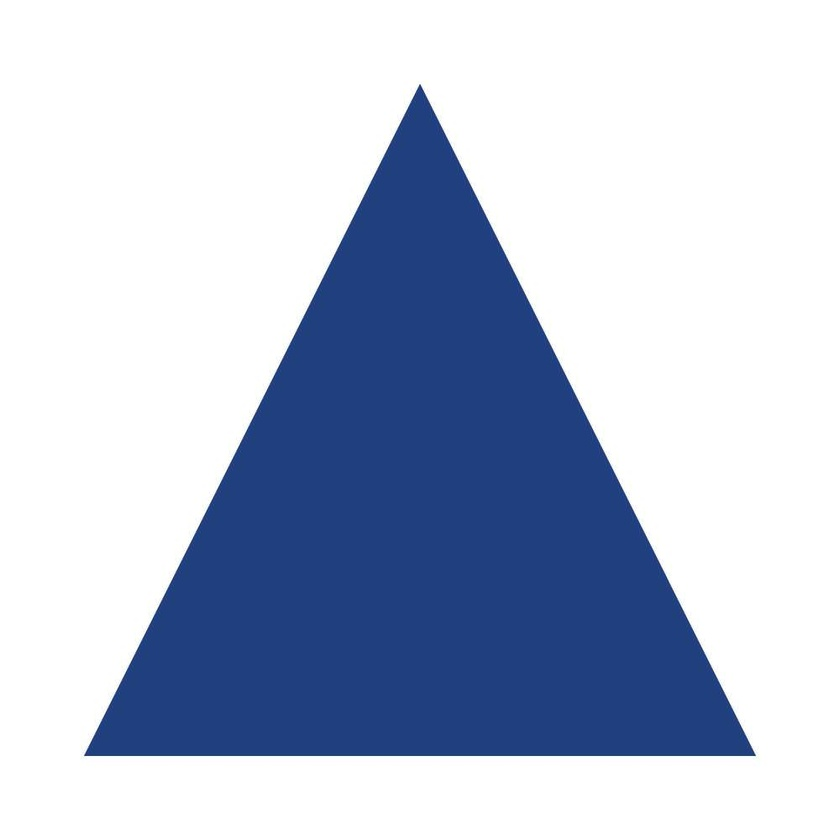
#> input picture İslemler/ucgenResmi.jpg, 840 x 840 px, shrunk from 1000 x 1000 before the run
$ python 11.py
#> lines starting #> are read from the running program, lines starting #| are printed output that depends on the picture; after the words box and inside, x2 and y2 are one past the last pixel; in counts of white or black regions, pixels touching at a corner belong together
import cv2
# cismin merkezini bulma
img = cv2.imread("ucgenResmi.jpg")
#> img is the input picture: shape (840, 840, 3); mean B, G, R 213.8, 193.5, 183.5
gri = cv2.cvtColor(img, cv2.COLOR_BGR2GRAY)
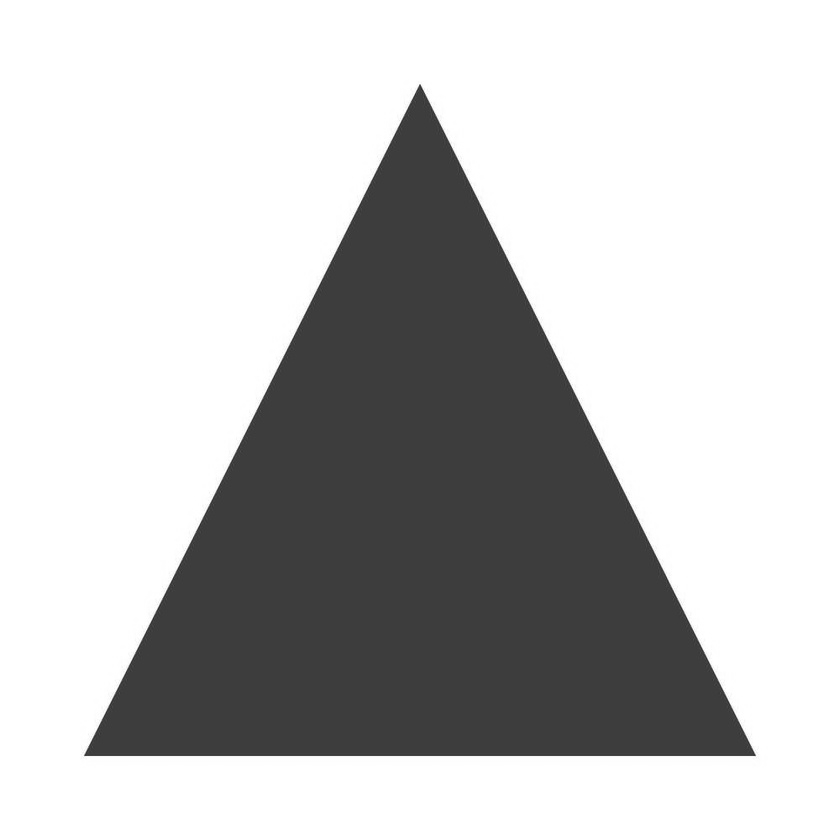
#> gri: shape (840, 840); min 39, max 255, mean 192.8

ai, thresh = cv2.threshold(gri, 100, 200, cv2.THRESH_BINARY)
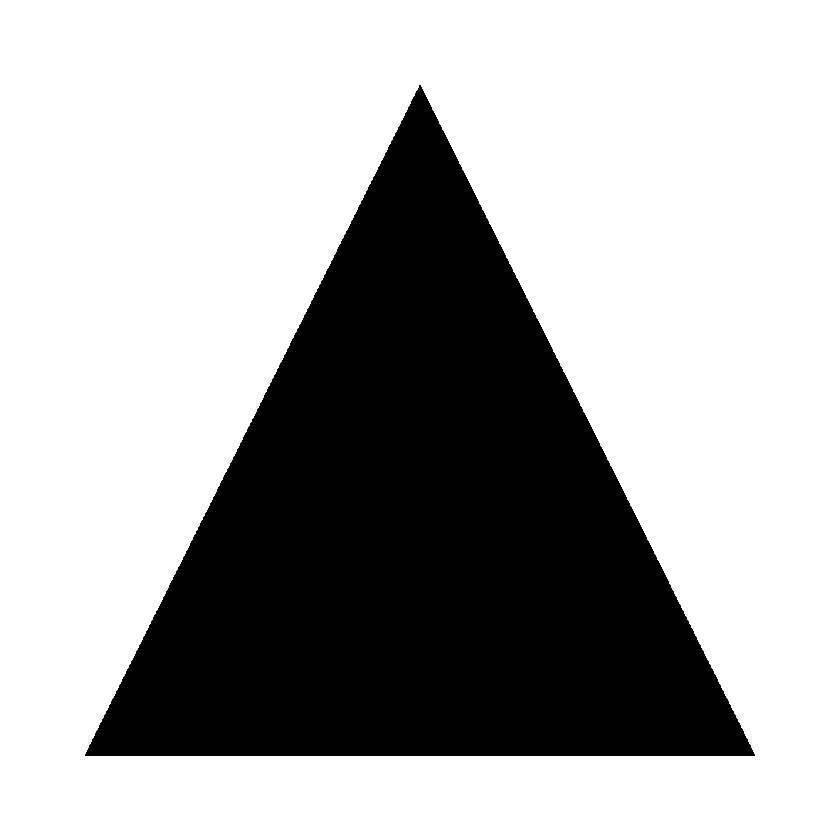
#> thresh: shape (840, 840); values 0 (black) and 200 (white), 68% white; 1 black region, box (x1, y1, x2, y2) and area: (85, 85, 755, 756) 225512
m = cv2.moments(thresh)
#> m = moments, m00 96017600, centre m10/m00, m01/m00 = (419.5, 366.8)
print(m)
#> (printed output is left out)

x = int(m["m10"]/m["m00"])
#> x = 419
y = int(m["m01"]/m["m00"])
#> y = 366
cv2.circle(img, (x, y), 10, (0, 255, 0), -1)
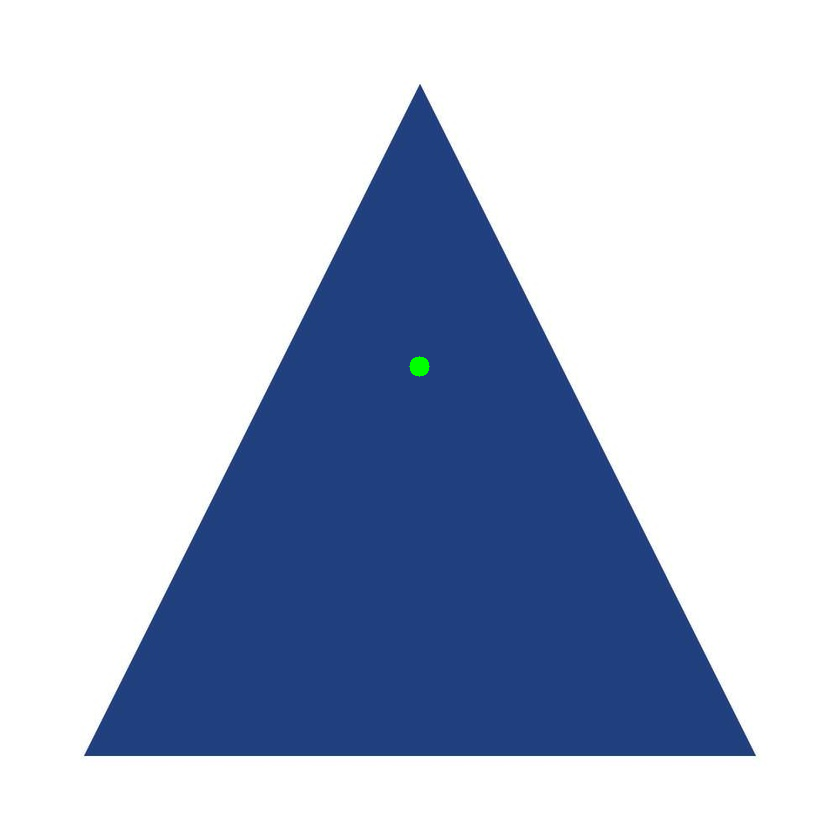
#> img: shape (840, 840, 3); 0.04% of pixels changed, all inside (x1, y1, x2, y2) = (409, 356, 430, 377)

cv2.imshow("s", img)

cv2.waitKey(0)
cv2.destroyAllWindows()

$ run again, with İslemler/balon.jpg copied over İslemler/ucgenResmi.jpg
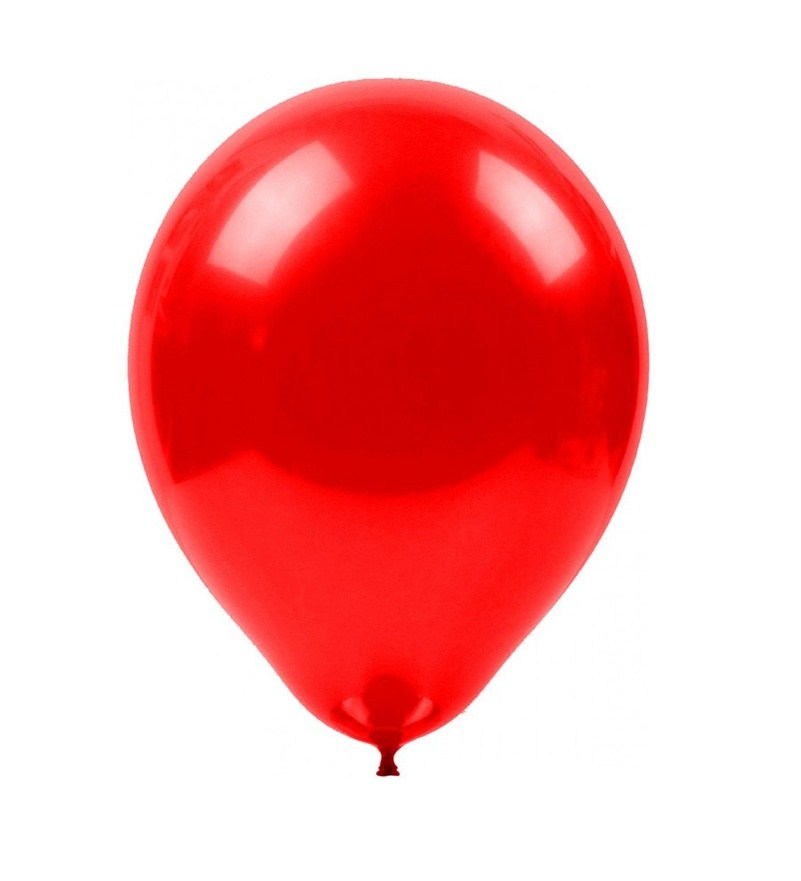
#> input picture İslemler/balon.jpg, 801 x 881 px, shrunk from 1300 x 1430 before the run
#> img is the input picture: shape (881, 801, 3); mean B, G, R 173.1, 173.1, 247.8
#> `ai, thresh = cv2.threshold(gri, 100, 200, cv2.THRESH_BINARY)`:
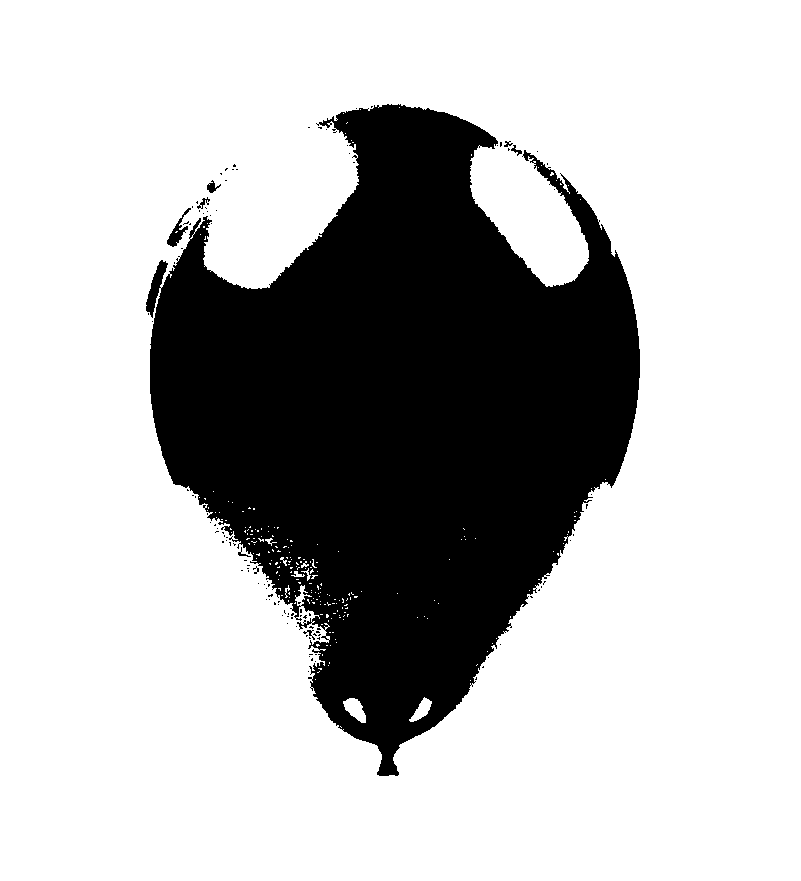
#> thresh: shape (881, 801); values 0 (black) and 200 (white), 73.2% white; 115 black regions (106 under 20 px), largest, box (x1, y1, x2, y2) and area: (146, 104, 640, 776) 188249, (167, 208, 191, 247) 281, (207, 180, 221, 193) 84
#> m = moments, m00 103307000, centre m10/m00, m01/m00 = (400.5, 448.8)
#> (printed output is left out)
#> x = 400
#> y = 448
#> `cv2.circle(img, (x, y), 10, (0, 255, 0), -1)`:
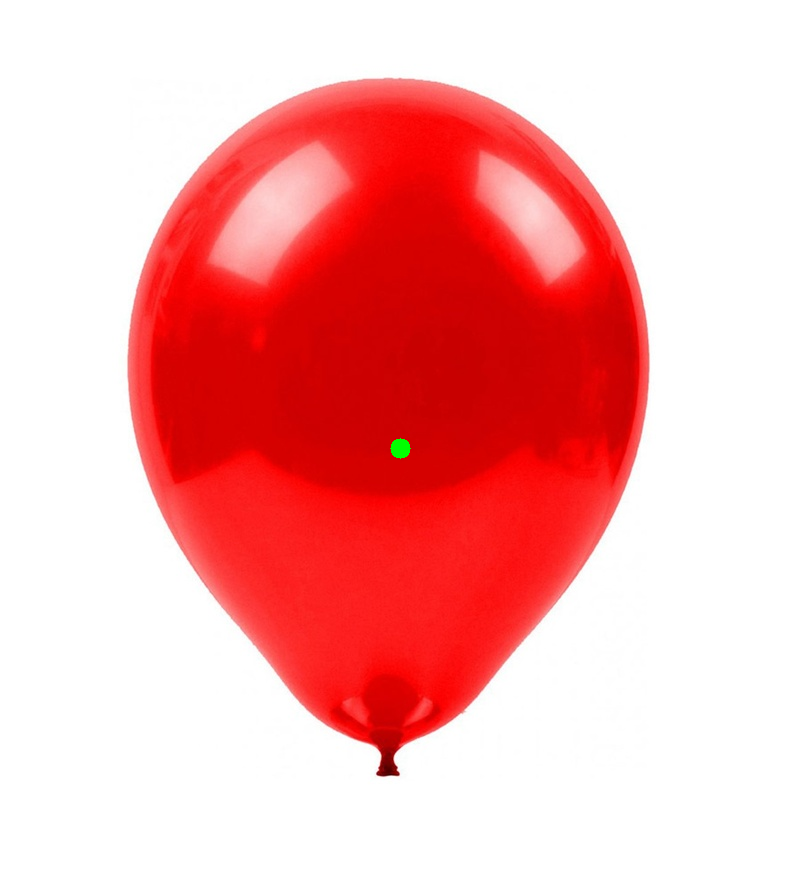
#> img: shape (881, 801, 3); 0.04% of pixels changed, all inside (x1, y1, x2, y2) = (390, 438, 411, 459)
